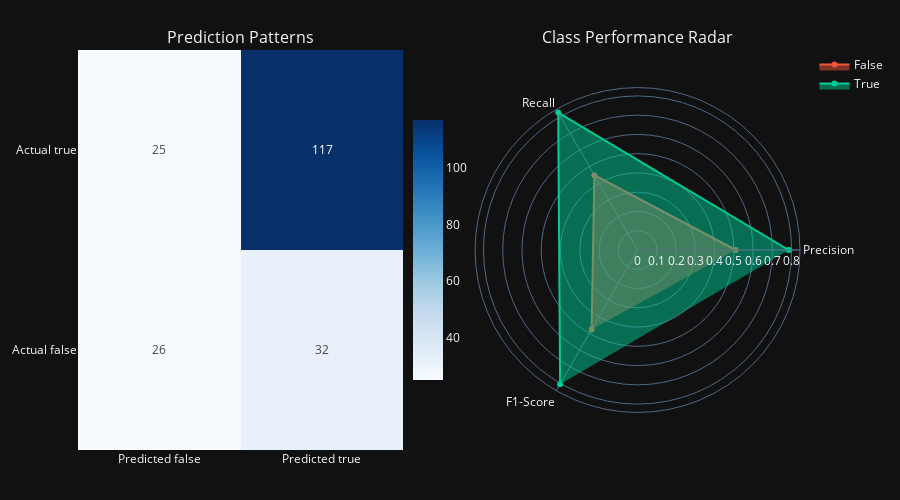

Source (notebook cell):
### Markdown cell above
## Model Performance Analysis
After training a Grid Search model, additional graphs are generated to evaluate prediction patterns, class performance, and feature correlation. These insights help assess fairness and model behavior.

---

1. Prediction Patterns (Confusion Matrix)
    This matrix visualizes actual vs. predicted outcomes, where:
    - Rows represent actual values (true/false)
    - Columns represent predicted values (true/false)
    - Darker blue indicates higher values (closer to 100), meaning stronger concentration in that category
    ##### What to look for & why:
    - **More concentration on the diagonal (true positives & true negatives)** → Indicates good model performance, meaning correct predictions are frequent.
    - **Off-diagonal values (false positives & false negatives) are high** → Suggests the model is making mistakes more often, which may lead to fairness issues.
    - **More false positives (predicted true but actually false)** → If sensitive groups are affected, this could result in wrongful decisions (e.g., an unfair rejection or approval).
    - **More false negatives (predicted false but actually true)** → Indicates missed opportunities, which may disproportionately impact underrepresented groups.
    💡Takeaway: If false positives or false negatives are significantly imbalanced across different groups, fairness adjustments may be required, such as reweighting data or adjusting decision thresholds.
2. Class Performance Radar (Recall, Precision, F1-Score)
    This radar chart visualizes model performance metrics across different classes:
    - **Recall** → Measures how well the model identifies actual positives (high recall means fewer false negatives).
    - **Precision** → Measures how many of the predicted positives were actually correct (high precision means fewer false positives).
    - **F1-Score** → Balances precision and recall for a combined assessment.
    ##### What to look for & why:
    - **Balanced scores across all three metrics** → Indicates a well-performing model with fair treatment across classes.
    - **Low recall but high precision** → Means the model is very conservative, only predicting positives when it’s very confident but missing many actual positives. This could be unfair if it leads to exclusion of certain groups.
    - **High recall but low precision** → Suggests the model predicts positives too often, leading to many false positives, which can also be problematic in fairness-sensitive applications.
    - **One class performing significantly worse** → Could indicate dataset imbalance, where the model learns patterns favoring the majority class.
    💡   Takeaway: If performance varies significantly between classes, balancing the dataset or adjusting model thresholds can help improve fairness.

### Code cell
# Create combined visualization
final_fig = make_subplots(
    rows=1, cols=2,
    specs=[[{"type": "heatmap"}, {"type": "scatterpolar"}]],
    subplot_titles=('Prediction Patterns', 'Class Performance Radar')
)

for trace in conf_fig.data:
    final_fig.add_trace(trace, row=1, col=1)

for trace in metrics_fig.data:
    final_fig.add_trace(trace, row=1, col=2)

final_fig.update_layout(
    height=500,
    showlegend=True,
    margin=dict(l=50, r=50, b=50, t=50)
)

final_fig.show()

### Figure 1 — Plotly figure (JSON) as saved in the notebook; plotly's stock layout.template omitted (floating-point values rounded to 4 significant figures)
{"data": [{"colorbar": {"len": 0.7, "x": 0.45, "y": 0.5}, "colorscale": [[0.0, "rgb(247,251,255)"], [0.125, "rgb(222,235,247)"], [0.25, "rgb(198,219,239)"], [0.375, "rgb(158,202,225)"], [0.5, "rgb(107,174,214)"], [0.625, "rgb(66,146,198)"], [0.75, "rgb(33,113,181)"], [0.875, "rgb(8,81,156)"], [1.0, "rgb(8,48,107)"]], "hovertemplate": "Actual: %{y}<br>Predicted: %{x}<br>Count: %{z}<extra></extra>", "text": [[26, 32], [25, 117]], "texttemplate": "%{text}", "x": ["Predicted false", "Predicted true"], "y": ["Actual false", "Actual true"], "z": [[26, 32], [25, 117]], "type": "heatmap", "xaxis": "x", "yaxis": "y"}, {"fill": "toself", "name": "False", "r": [0.5098, 0.4483, 0.4771], "theta": ["Precision", "Recall", "F1-Score"], "type": "scatterpolar", "subplot": "polar"}, {"fill": "toself", "name": "True", "r": [0.7852, 0.8239, 0.8041], "theta": ["Precision", "Recall", "F1-Score"], "type": "scatterpolar", "subplot": "polar"}], "layout": {"xaxis": {"anchor": "y", "domain": [0.0, 0.45]}, "yaxis": {"anchor": "x", "domain": [0.0, 1.0]}, "polar": {"domain": {"x": [0.55, 1.0], "y": [0.0, 1.0]}}, "annotations": [{"font": {"size": 16}, "showarrow": false, "text": "Prediction Patterns", "x": 0.225, "xanchor": "center", "xref": "paper", "y": 1.0, "yanchor": "bottom", "yref": "paper"}, {"font": {"size": 16}, "showarrow": false, "text": "Class Performance Radar", "x": 0.775, "xanchor": "center", "xref": "paper", "y": 1.0, "yanchor": "bottom", "yref": "paper"}], "margin": {"l": 50, "r": 50, "b": 50, "t": 50}, "height": 500, "showlegend": true}}
